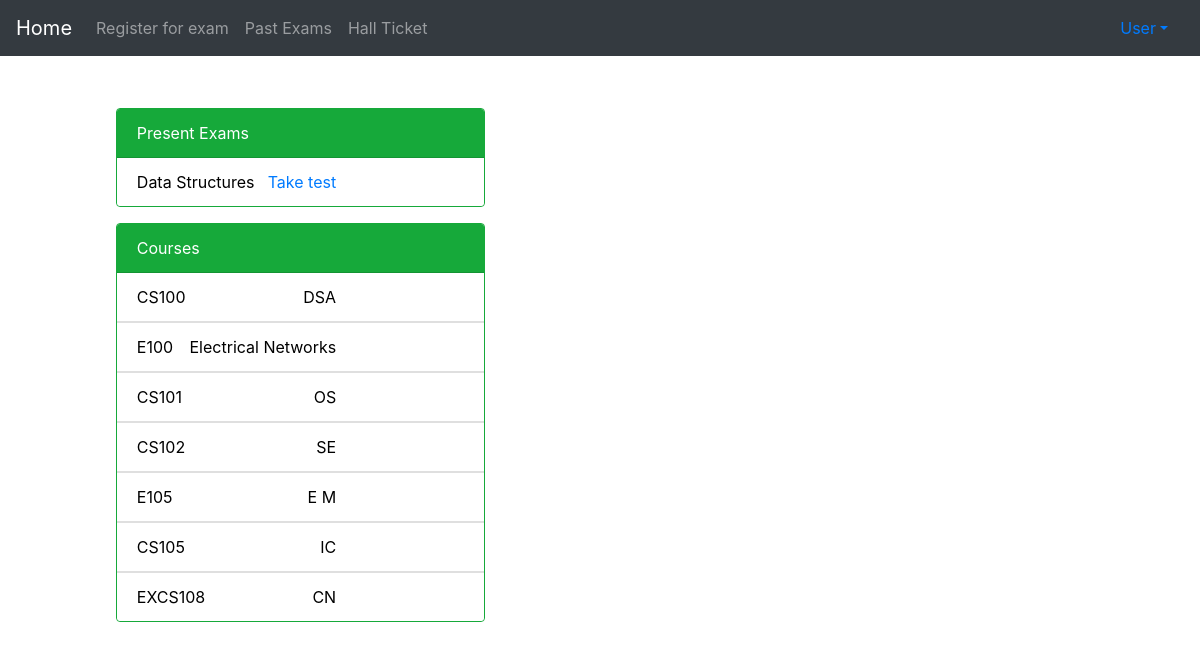
The page /shome/ (signed in) on the database its author committed.
### eadmin/models.py (models this page shows)
class Course(models.Model):
    courseid = models.CharField(max_length=15, primary_key=True)
    coursename = models.CharField(max_length=40)
    id = models.ForeignKey('home.Examiner',  on_delete=models.CASCADE)

### student/views.py (the view)
# urls.py: url(r'^shome/', views.shome, name='shome'),
def shome(request):
    rno= Applicant.objects.get(roll_no=request.session['id'])
    courses = Course.objects.all()
    examobj = Enrollments.objects.filter(roll_no=rno)
    request.session['examid'] ='EXCS102'
    return render(request, 'student/shomepage.html', {'objs': courses})

### templates/student/shomepage.html (shortened to what this page needs)
<!doctype html>
<html lang="en">
  <head>
      {%  load static %}
    <link href="{% static 'bootstrap.min.css' %}" rel="stylesheet">
    <link href="{% static 'student/shome.css'%}" rel="stylesheet">
  </head>
  <body>
    <nav class="navbar navbar-expand-md navbar-dark bg-dark">
      <a class="navbar-brand" href="{% url 'shome' %}">Home</a>
      <div class="collapse navbar-collapse" id="navbarsExample04">
        <ul class="navbar-nav mr-auto">
          <li class="nav-item">
            <a class="nav-link" href="{% url 'examregister' %}">Register for exam</a>
          </li>
          <li class="nav-item">
            <a class="nav-link" href="{% url 'pastexam' %}">Past Exams</a>
          </li>
          <li class="nav-item">
            <a class="nav-link" href="{% url 'hallticket' %}">Hall Ticket</a>
          </li>
        </ul>
	  <div class="nav-item dropdown">
            <a class="nav-link dropdown-toggle" href="student_home.html" id="dropdown04" data-toggle="dropdown" aria-haspopup="true" aria-expanded="false">User</a>
	 </div>
      </div>
    </nav>
    <main>
    <div class="row">
     <div class="col-sm-1"></div>
	<div class="col-sm-4">
		<div class="card">
  		  <div class="card-header">
    			Present Exams
  		  </div>
  		  <ul class="list-group list-group-flush">
    		  <li class="list-group-item">Data Structures<a href="{% url 'exam' %}">Take test</a></li>
  		  </ul>
		</div>
	</div>
    </div>
    <div class="row">
        <div class="col-sm-1"></div>
	<div class="col-sm-4">
		<div class="card">
  		  <div class="card-header">
    			Courses
  		  </div>
          {% for obj in objs %}
  		  <ul class="list-group list-group-flush">
    		  <li class="list-group-item">{{ obj.courseid }}<span>{{ obj.coursename }}</span></li>
  		  </ul>
          {% endfor %}
		</div>
	</div>
    </div>
    </main>
  </body>
</html>

### static/student/shome.css (style rules this page uses)
body { padding-bottom: 20px; }
.navbar { margin-bottom: 20px; }
.card { margin-top:1rem; color:black; border-color:#16a93a; }
.card-header { color:white; background:#16a93a; }
.card li a,span { float:right; padding-right:8rem; }
main { padding:1rem; }

### rows shown on the page
Course: courseid "CS100", coursename "DSA"
Course: courseid "E100", coursename "Electrical Networks"
Course: courseid "CS101", coursename "OS"
Course: courseid "CS102", coursename "SE"
Course: courseid "E105", coursename "E M"
Course: courseid "CS105", coursename "IC"
Course: courseid "EXCS108", coursename "CN"
